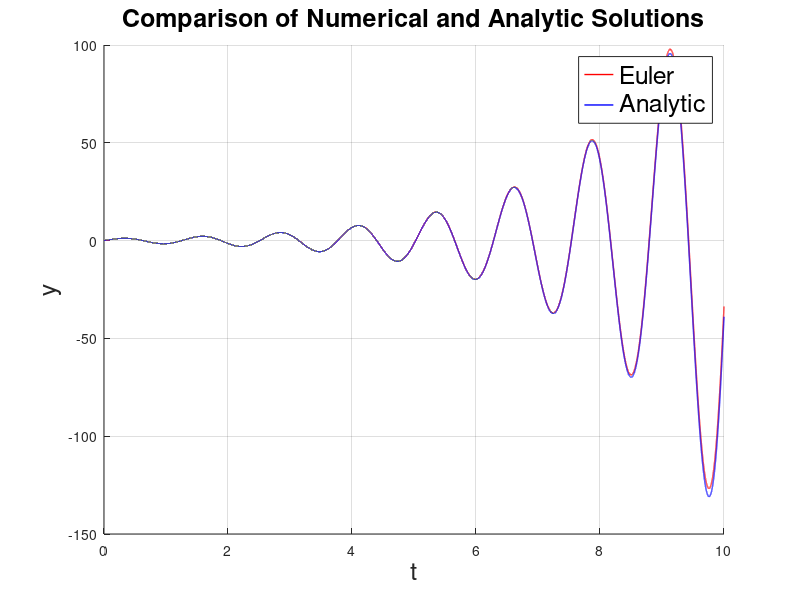

The MATLAB source for this figure:
clear; clc; close all;

function res = y_n1(y_n, t_n, t_n1)
    res = y_n + f(t_n, y_n)*(t_n1 - t_n);
end
%%%%%%%%%%%%%%%%%%%%%%%%%%% Changes for the data are made here
function res = f(t, y) % y' = f(t, y) for ode of the type
    res = y - 0.5*exp(t/2)*sin(5*t) + 5*exp(t/2)*cos(5*t);
end
function res = y_anal(t)
    res = exp(t/2).*sin(5*t);
end
n = 100000;
t_end = 10;
t_start = 0;

t_data = linspace(0, t_end, n);
y_data = zeros(1, n);
y_data(1) = 0; %IVC
%%%%%%%%%%%%%%%%%%%%%%%%%%%
for i = 2:length(t_data)
    y_data(i) = y_n1(y_data(i-1), t_data(i-1), t_data(i));
end
y_real = y_anal(t_data);

difference_sqrd = 1 - sum((y_real-y_data).^2)/sum((y_real-mean(y_real)).^2);
disp(difference_sqrd);% if its 1 -> "perfect  fit"
figure;
hold on;
grid on;
plot(t_data, y_data, 'r-', 'LineWidth', 1, 'DisplayName','Euler');
plot(t_data, y_real, 'b-', 'LineWidth', 1, 'DisplayName', 'Analytic');
xlabel("t", "FontSize", 18);
ylabel("y", "FontSize", 18);
legend("Location", "best", "FontSize", 18);
title('Comparison of Numerical and Analytic Solutions', 'FontSize', 18);
